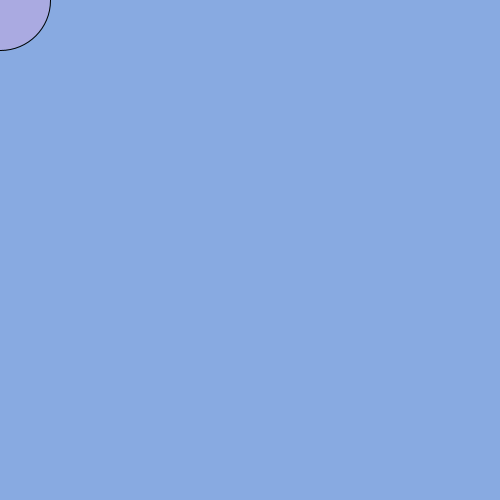
Frame 1 (no input)
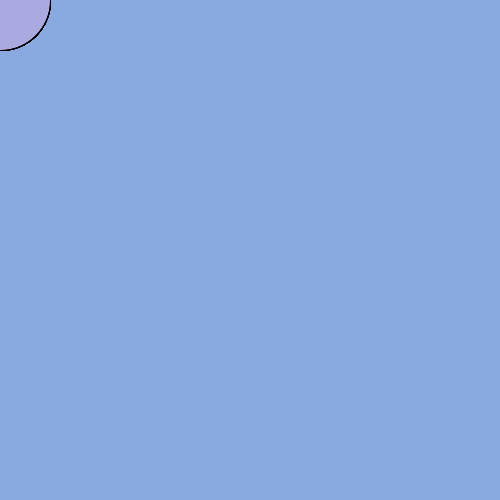
Frame 60 (the mouse pressed at the canvas centre just before this capture)
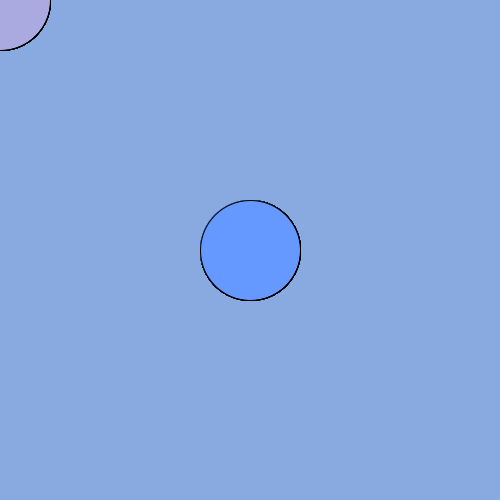
Frame 120 (the mouse held since frame 60 and released just before this capture)

The Processing sketch that drew these frames (run headless with seeded random() and noise(); from frame 60 on, the mouse is pressed at the canvas centre):

// Processing sketch: purple
// ── purple.pde
void setup()
{
size(500,500);    
 background(136,170,225);
    
}
void draw()
{
if(mousePressed){
fill(102,153,255);
ellipse(mouseX,mouseY,100,100);
}
else
{
 fill(170,170,225);  
 ellipse(mouseX,mouseY,100,100);   


}
}
